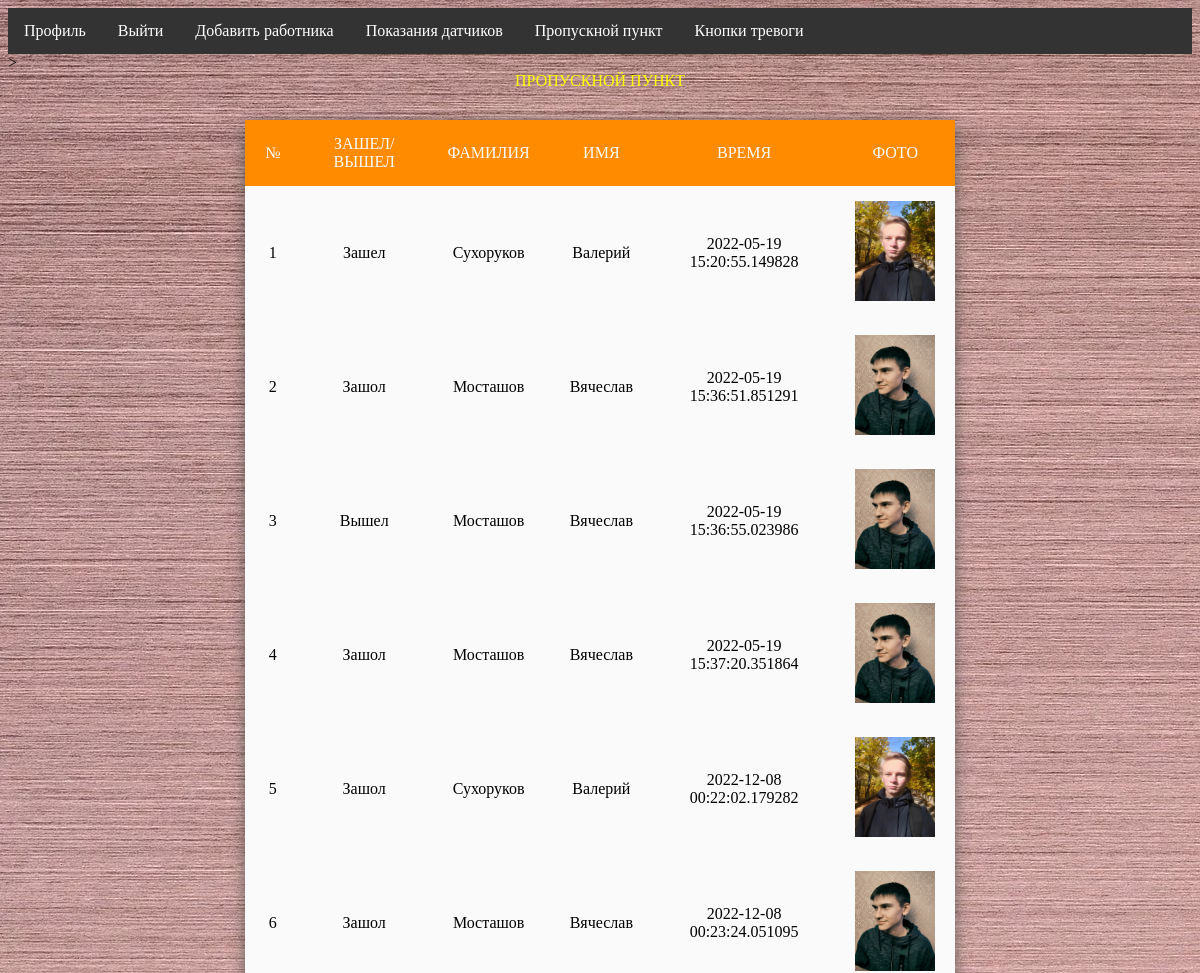
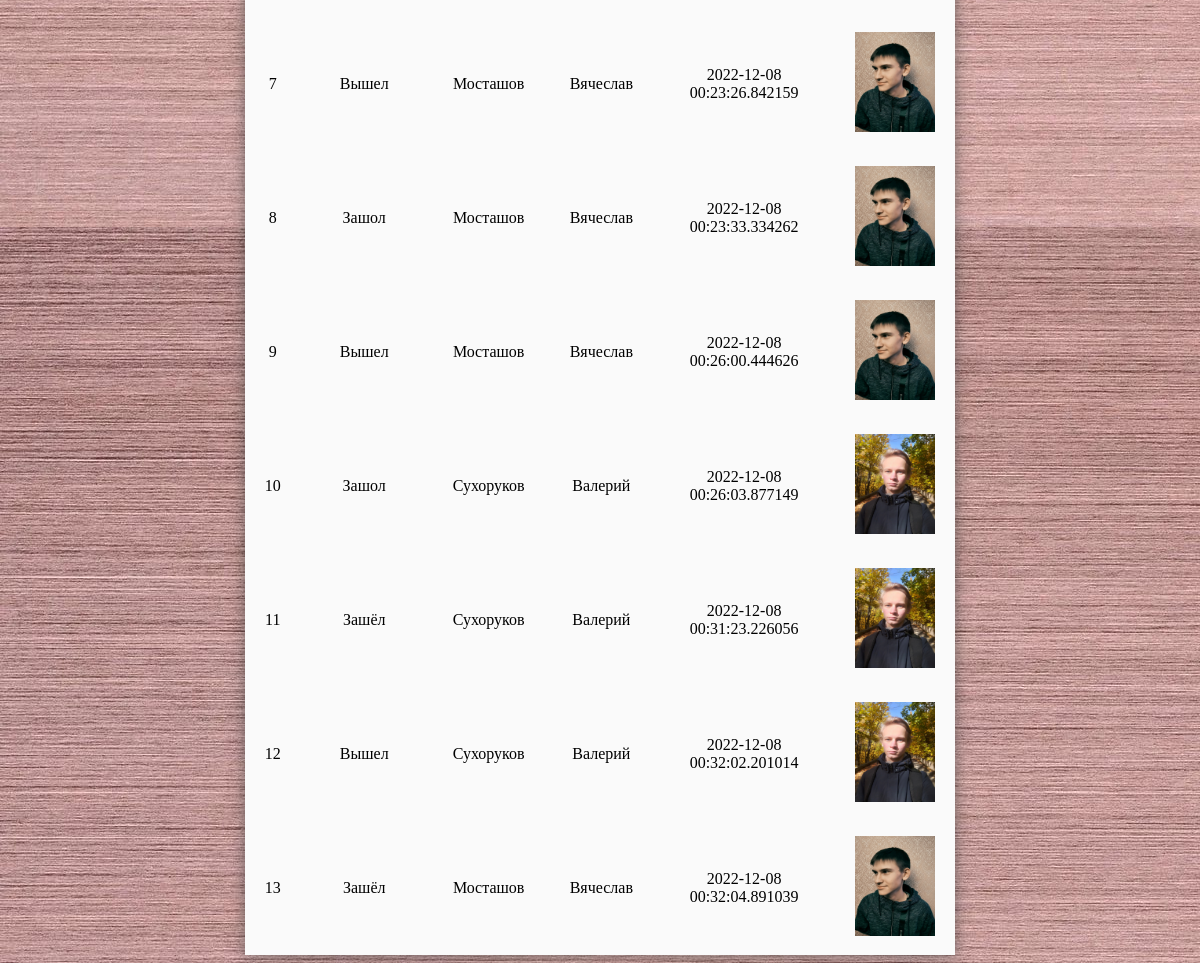
Page /enters/123456 on the committed database (2 pictures, top to bottom).
### tables this page shows
CREATE TABLE Enters(
    id INTEGER PRIMARY KEY AUTOINCREMENT,
    Entry text NOT NULL,
    UN INTEGER NOT NULL,
    Name text NOT NULL,
    Surname text NOT NULL,
    Status text NOT NULL ,
    Foto text NOT NULL,
    Time text NOT NULL
);

### main.py (the view)
@app.route("/enters/<int:un>")
def enters(un):
    db = get_db()
    dbase = FDataBase(db)
    res = dbase.get_by_number(un)
    status = res['Status']
    if status =="работник охраны":
        Data = dbase.get_enters_db()
        en = list()
        sna = list()
        na = list()
        foto = list()
        time = list()
        for d in Data:
            en.append(d['Entry'])
            sna.append(d['Surname'])
            na.append(d['Name'])
            foto.append('/static/image/'+d['Foto'])
            time.append(d['Time'])
        length = len(en)
        return render_template('enters.html', UN=un, EN=en, Sna=sna, Name=na, Foto=foto, Time=time, LEN=length)
    else:
        flash('У вас нет доступа к данным пропусконого пункта', category='error')
        global _current_un
        _current_un = un
        return redirect('/profile')

### Source/FDataBase.py (called while the page is built)
    def get_by_number(self, un):
        try:
            self.__cur.execute("select * from unique_number where UN=:un", {"un": un})
            res = self.__cur.fetchone()
            if res:
                return res
        except sqlite3.Error as e:
            print("Ошибка получения информации о сотруднике"+str(e))
        return False

    def get_enters_db(self):
        try:
            self.__cur.execute("select * from Enters ")
            res = self.__cur.fetchall()
            if res:
                return res
        except sqlite3.Error as e:
            print("Ошибка получения данных пропускного пункта"+str(e))
        return False

### main.py (called while the page is built)
def connect_db():
    conn = sqlite3.connect(app.config['DATABASE'])
    conn.row_factory = sqlite3.Row
    return conn

def get_db():
    if not hasattr(g, 'link_db'):
        g.link_db = connect_db()
    return g.link_db

### Templates/enters.html (shortened to what this page needs)
<!DOCTYPE html>
<html>
<head>
    <link rel="stylesheet" href="{{url_for ('static',filename='css/Style.css')}}">
</head>
<body>
    <ul>
        <li><a href="{{url_for('profile',un=UN)}}">Профиль</a></li>
        <li><a href="{{url_for('out',un=UN)}}">Выйти</a></li>
        <li><a href="{{url_for('add_number_get',un=UN)}}">Добавить работника</a></li>
        <li><a href="{{url_for('sensors',un=UN)}}">Показания датчиков</a></li>
        <li><a href="{{url_for('enters',un=UN)}}">Пропускной пункт</a></li>
        <li><a href="{{url_for('allert',un=UN)}}">Кнопки тревоги</a></li>
    </ul>
    <table class="enters-table">
        <caption> Пропускной пункт</caption>
        <tr>
            <th>№</th>>
            <th>Зашел/Вышел</th>
            <th>Фамилия</th>
            <th>Имя</th>
            <th>Время</th>
            <th>Фото</th>
        </tr>
        {% for i in range(LEN) %}
            <tr><td>{{i+1}}</td><td>{{EN[i]}}</td><td>{{Sna[i]}}</td><td>{{Name[i]}}</td>
            <td>{{Time[i]}}</td><td><img src={{Foto[i]}} width="80px" height="100px"></td></tr>
        {% endfor %}
    </table>
</body>
</html>

### Static/css/Style.css (style rules this page uses)
body { background-image:url("/static/image/background.jpg"); background-repeat: repeat-y; }
table { margin: auto; width: 60%; border-collapse: collapse; border-spacing: 0; box-shadow: 0 2px 15px rgba(64,64,64,.7); border-radius: 12px 12px 0 0; overflow: hidden; }
caption { color: yellow; text-transform: uppercase; padding-bottom: 30px; }
td , th { padding: 15px 20px; text-align: center; }
th { background-color: darkorange; color: #fafafa; font-weight: 200; text-transform: uppercase; }
tr { width: 100%; background-color: #fafafa; font-family: "Segoe UI Historic"; }
ul { list-style-type: none; margin: 0; padding: 0; overflow: hidden; background-color: #333; }
li { float: left; }
li a { display: block; color: white; text-align: center; padding: 14px 16px; text-decoration: none; }

### rows in the picture
Enters: Entry "Зашел", Surname "Сухоруков", Name "Валерий", Time "2022-05-19 15:20:55.149828"
Enters: Entry "Зашол", Surname "Мосташов", Name "Вячеслав", Time "2022-05-19 15:36:51.851291"
Enters: Entry "Вышел", Surname "Мосташов", Name "Вячеслав", Time "2022-05-19 15:36:55.023986"
Enters: Entry "Зашол", Surname "Мосташов", Name "Вячеслав", Time "2022-05-19 15:37:20.351864"
Enters: Entry "Зашол", Surname "Сухоруков", Name "Валерий", Time "2022-12-08 00:22:02.179282"
Enters: Entry "Зашол", Surname "Мосташов", Name "Вячеслав", Time "2022-12-08 00:23:24.051095"
Enters: Entry "Вышел", Surname "Мосташов", Name "Вячеслав", Time "2022-12-08 00:23:26.842159"
Enters: Entry "Зашол", Surname "Мосташов", Name "Вячеслав", Time "2022-12-08 00:23:33.334262"
Enters: Entry "Вышел", Surname "Мосташов", Name "Вячеслав", Time "2022-12-08 00:26:00.444626"
Enters: Entry "Зашол", Surname "Сухоруков", Name "Валерий", Time "2022-12-08 00:26:03.877149"
Enters: Entry "Зашёл", Surname "Сухоруков", Name "Валерий", Time "2022-12-08 00:31:23.226056"
Enters: Entry "Вышел", Surname "Сухоруков", Name "Валерий", Time "2022-12-08 00:32:02.201014"
Enters: Entry "Зашёл", Surname "Мосташов", Name "Вячеслав", Time "2022-12-08 00:32:04.891039"

### other values in the picture
{{ i+1 }} "1" "2" "3" "4" "5" "6" "7" "8" "9" "10" "11" "12" "13"
